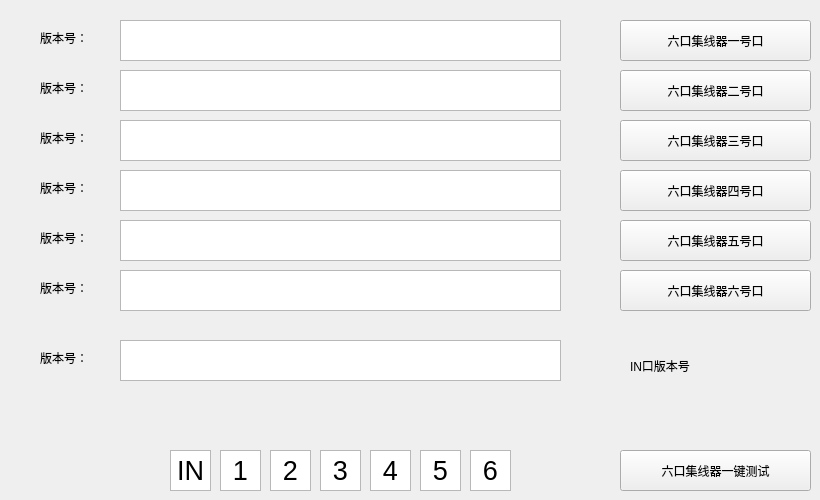
   <widget class="QWidget" name="tab_2">
    <attribute name="title">
     <string>6口集线器</string>
    </attribute>
    <widget class="QPushButton" name="pushButton_2">
     <property name="geometry">
      <rect>
       <x>620</x>
       <y>20</y>
       <width>191</width>
       <height>41</height>
      </rect>
     </property>
     <property name="text">
      <string>六口集线器一号口</string>
     </property>
    </widget>
    <widget class="QTextEdit" name="textEdit_19">
     <property name="geometry">
      <rect>
       <x>120</x>
       <y>20</y>
       <width>441</width>
       <height>41</height>
      </rect>
     </property>
    </widget>
    <widget class="QLabel" name="label_18">
     <property name="geometry">
      <rect>
       <x>40</x>
       <y>30</y>
       <width>61</width>
       <height>16</height>
      </rect>
     </property>
     <property name="text">
      <string>版本号：</string>
     </property>
    </widget>
    <widget class="QLabel" name="label_19">
     <property name="geometry">
      <rect>
       <x>40</x>
       <y>80</y>
       <width>61</width>
       <height>16</height>
      </rect>
     </property>
     <property name="text">
      <string>版本号：</string>
     </property>
    </widget>
    <widget class="QPushButton" name="pushButton_8">
     <property name="geometry">
      <rect>
       <x>620</x>
       <y>70</y>
       <width>191</width>
       <height>41</height>
      </rect>
     </property>
     <property name="text">
      <string>六口集线器二号口</string>
     </property>
    </widget>
    <widget class="QTextEdit" name="textEdit_20">
     <property name="geometry">
      <rect>
       <x>120</x>
       <y>70</y>
       <width>441</width>
       <height>41</height>
      </rect>
     </property>
    </widget>
    <widget class="QLabel" name="label_20">
     <property name="geometry">
      <rect>
       <x>40</x>
       <y>130</y>
       <width>61</width>
       <height>16</height>
      </rect>
     </property>
     <property name="text">
      <string>版本号：</string>
     </property>
    </widget>
    <widget class="QPushButton" name="pushButton_9">
     <property name="geometry">
      <rect>
       <x>620</x>
       <y>120</y>
       <width>191</width>
       <height>41</height>
      </rect>
     </property>
     <property name="text">
      <string>六口集线器三号口</string>
     </property>
    </widget>
    <widget class="QTextEdit" name="textEdit_21">
     <property name="geometry">
      <rect>
       <x>120</x>
       <y>120</y>
       <width>441</width>
       <height>41</height>
      </rect>
     </property>
    </widget>
    <widget class="QLabel" name="label_21">
     <property name="geometry">
      <rect>
       <x>40</x>
       <y>180</y>
       <width>61</width>
       <height>16</height>
      </rect>
     </property>
     <property name="text">
      <string>版本号：</string>
     </property>
    </widget>
    <widget class="QPushButton" name="pushButton_10">
     <property name="geometry">
      <rect>
       <x>620</x>
       <y>170</y>
       <width>191</width>
       <height>41</height>
      </rect>
     </property>
     <property name="text">
      <string>六口集线器四号口</string>
     </property>
    </widget>
    <widget class="QTextEdit" name="textEdit_22">
     <property name="geometry">
      <rect>
       <x>120</x>
       <y>170</y>
       <width>441</width>
       <height>41</height>
      </rect>
     </property>
    </widget>
    <widget class="QLabel" name="label_22">
     <property name="geometry">
      <rect>
       <x>40</x>
       <y>230</y>
       <width>61</width>
       <height>16</height>
      </rect>
     </property>
     <property name="text">
      <string>版本号：</string>
     </property>
    </widget>
    <widget class="QPushButton" name="pushButton_11">
     <property name="geometry">
      <rect>
       <x>620</x>
       <y>220</y>
       <width>191</width>
       <height>41</height>
      </rect>
     </property>
     <property name="text">
      <string>六口集线器五号口</string>
     </property>
    </widget>
    <widget class="QTextEdit" name="textEdit_23">
     <property name="geometry">
      <rect>
       <x>120</x>
       <y>220</y>
       <width>441</width>
       <height>41</height>
      </rect>
     </property>
    </widget>
    <widget class="QLabel" name="label_23">
     <property name="geometry">
      <rect>
       <x>40</x>
       <y>280</y>
       <width>61</width>
       <height>16</height>
      </rect>
     </property>
     <property name="text">
      <string>版本号：</string>
     </property>
    </widget>
    <widget class="QPushButton" name="pushButton_12">
     <property name="geometry">
      <rect>
       <x>620</x>
       <y>270</y>
       <width>191</width>
       <height>41</height>
      </rect>
     </property>
     <property name="text">
      <string>六口集线器六号口</string>
     </property>
    </widget>
    <widget class="QTextEdit" name="textEdit_24">
     <property name="geometry">
      <rect>
       <x>120</x>
       <y>270</y>
       <width>441</width>
       <height>41</height>
      </rect>
     </property>
    </widget>
    <widget class="QPushButton" name="pushButton_13">
     <property name="geometry">
      <rect>
       <x>620</x>
       <y>450</y>
       <width>191</width>
       <height>41</height>
      </rect>
     </property>
     <property name="text">
      <string>六口集线器一键测试</string>
     </property>
    </widget>
    <widget class="QTextEdit" name="textEdit_25">
     <property name="geometry">
      <rect>
       <x>320</x>
       <y>450</y>
       <width>41</width>
       <height>41</height>
      </rect>
     </property>
     <property name="html">
      <string>&lt;!DOCTYPE HTML PUBLIC &quot;-//W3C//DTD HTML 4.0//EN&quot; &quot;http://www.w3.org/TR/REC-html40/strict.dtd&quot;&gt;
&lt;html&gt;&lt;head&gt;&lt;meta name=&quot;qrichtext&quot; content=&quot;1&quot; /&gt;&lt;style type=&quot;text/css&quot;&gt;
p, li { white-space: pre-wrap; }
&lt;/style&gt;&lt;/head&gt;&lt;body style=&quot; font-family:'SimSun'; font-size:9pt; font-weight:400; font-style:normal;&quot;&gt;
&lt;p align=&quot;center&quot; style=&quot; margin-top:0px; margin-bottom:0px; margin-left:0px; margin-right:0px; -qt-block-indent:0; text-indent:0px;&quot;&gt;&lt;span style=&quot; font-size:20pt;&quot;&gt;3&lt;/span&gt;&lt;/p&gt;&lt;/body&gt;&lt;/html&gt;</string>
     </property>
    </widget>
    <widget class="QTextEdit" name="textEdit_35">
     <property name="geometry">
      <rect>
       <x>470</x>
       <y>450</y>
       <width>41</width>
       <height>41</height>
      </rect>
     </property>
     <property name="html">
      <string>&lt;!DOCTYPE HTML PUBLIC &quot;-//W3C//DTD HTML 4.0//EN&quot; &quot;http://www.w3.org/TR/REC-html40/strict.dtd&quot;&gt;
&lt;html&gt;&lt;head&gt;&lt;meta name=&quot;qrichtext&quot; content=&quot;1&quot; /&gt;&lt;style type=&quot;text/css&quot;&gt;
p, li { white-space: pre-wrap; }
&lt;/style&gt;&lt;/head&gt;&lt;body style=&quot; font-family:'SimSun'; font-size:9pt; font-weight:400; font-style:normal;&quot;&gt;
&lt;p align=&quot;center&quot; style=&quot; margin-top:0px; margin-bottom:0px; margin-left:0px; margin-right:0px; -qt-block-indent:0; text-indent:0px;&quot;&gt;&lt;span style=&quot; font-size:20pt;&quot;&gt;6&lt;/span&gt;&lt;/p&gt;&lt;/body&gt;&lt;/html&gt;</string>
     </property>
    </widget>
    <widget class="QTextEdit" name="textEdit_36">
     <property name="geometry">
      <rect>
       <x>270</x>
       <y>450</y>
       <width>41</width>
       <height>41</height>
      </rect>
     </property>
     <property name="html">
      <string>&lt;!DOCTYPE HTML PUBLIC &quot;-//W3C//DTD HTML 4.0//EN&quot; &quot;http://www.w3.org/TR/REC-html40/strict.dtd&quot;&gt;
&lt;html&gt;&lt;head&gt;&lt;meta name=&quot;qrichtext&quot; content=&quot;1&quot; /&gt;&lt;style type=&quot;text/css&quot;&gt;
p, li { white-space: pre-wrap; }
&lt;/style&gt;&lt;/head&gt;&lt;body style=&quot; font-family:'SimSun'; font-size:9pt; font-weight:400; font-style:normal;&quot;&gt;
&lt;p align=&quot;center&quot; style=&quot; margin-top:0px; margin-bottom:0px; margin-left:0px; margin-right:0px; -qt-block-indent:0; text-indent:0px;&quot;&gt;&lt;span style=&quot; font-size:20pt;&quot;&gt;2&lt;/span&gt;&lt;/p&gt;&lt;/body&gt;&lt;/html&gt;</string>
     </property>
    </widget>
    <widget class="QTextEdit" name="textEdit_37">
     <property name="geometry">
      <rect>
       <x>170</x>
       <y>450</y>
       <width>41</width>
       <height>41</height>
      </rect>
     </property>
     <property name="html">
      <string>&lt;!DOCTYPE HTML PUBLIC &quot;-//W3C//DTD HTML 4.0//EN&quot; &quot;http://www.w3.org/TR/REC-html40/strict.dtd&quot;&gt;
&lt;html&gt;&lt;head&gt;&lt;meta name=&quot;qrichtext&quot; content=&quot;1&quot; /&gt;&lt;style type=&quot;text/css&quot;&gt;
p, li { white-space: pre-wrap; }
&lt;/style&gt;&lt;/head&gt;&lt;body style=&quot; font-family:'SimSun'; font-size:9pt; font-weight:400; font-style:normal;&quot;&gt;
&lt;p align=&quot;center&quot; style=&quot; margin-top:0px; margin-bottom:0px; margin-left:0px; margin-right:0px; -qt-block-indent:0; text-indent:0px;&quot;&gt;&lt;span style=&quot; font-size:20pt;&quot;&gt;IN&lt;/span&gt;&lt;/p&gt;&lt;/body&gt;&lt;/html&gt;</string>
     </property>
    </widget>
    <widget class="QTextEdit" name="textEdit_38">
     <property name="geometry">
      <rect>
       <x>420</x>
       <y>450</y>
       <width>41</width>
       <height>41</height>
      </rect>
     </property>
     <property name="html">
      <string>&lt;!DOCTYPE HTML PUBLIC &quot;-//W3C//DTD HTML 4.0//EN&quot; &quot;http://www.w3.org/TR/REC-html40/strict.dtd&quot;&gt;
&lt;html&gt;&lt;head&gt;&lt;meta name=&quot;qrichtext&quot; content=&quot;1&quot; /&gt;&lt;style type=&quot;text/css&quot;&gt;
p, li { white-space: pre-wrap; }
&lt;/style&gt;&lt;/head&gt;&lt;body style=&quot; font-family:'SimSun'; font-size:9pt; font-weight:400; font-style:normal;&quot;&gt;
&lt;p align=&quot;center&quot; style=&quot; margin-top:0px; margin-bottom:0px; margin-left:0px; margin-right:0px; -qt-block-indent:0; text-indent:0px;&quot;&gt;&lt;span style=&quot; font-size:20pt;&quot;&gt;5&lt;/span&gt;&lt;/p&gt;&lt;/body&gt;&lt;/html&gt;</string>
     </property>
    </widget>
    <widget class="QTextEdit" name="textEdit_39">
     <property name="geometry">
      <rect>
       <x>370</x>
       <y>450</y>
       <width>41</width>
       <height>41</height>
      </rect>
     </property>
     <property name="html">
      <string>&lt;!DOCTYPE HTML PUBLIC &quot;-//W3C//DTD HTML 4.0//EN&quot; &quot;http://www.w3.org/TR/REC-html40/strict.dtd&quot;&gt;
&lt;html&gt;&lt;head&gt;&lt;meta name=&quot;qrichtext&quot; content=&quot;1&quot; /&gt;&lt;style type=&quot;text/css&quot;&gt;
p, li { white-space: pre-wrap; }
&lt;/style&gt;&lt;/head&gt;&lt;body style=&quot; font-family:'SimSun'; font-size:9pt; font-weight:400; font-style:normal;&quot;&gt;
&lt;p align=&quot;center&quot; style=&quot; margin-top:0px; margin-bottom:0px; margin-left:0px; margin-right:0px; -qt-block-indent:0; text-indent:0px;&quot;&gt;&lt;span style=&quot; font-size:20pt;&quot;&gt;4&lt;/span&gt;&lt;/p&gt;&lt;/body&gt;&lt;/html&gt;</string>
     </property>
    </widget>
    <widget class="QTextEdit" name="textEdit_40">
     <property name="geometry">
      <rect>
       <x>220</x>
       <y>450</y>
       <width>41</width>
       <height>41</height>
      </rect>
     </property>
     <property name="html">
      <string>&lt;!DOCTYPE HTML PUBLIC &quot;-//W3C//DTD HTML 4.0//EN&quot; &quot;http://www.w3.org/TR/REC-html40/strict.dtd&quot;&gt;
&lt;html&gt;&lt;head&gt;&lt;meta name=&quot;qrichtext&quot; content=&quot;1&quot; /&gt;&lt;style type=&quot;text/css&quot;&gt;
p, li { white-space: pre-wrap; }
&lt;/style&gt;&lt;/head&gt;&lt;body style=&quot; font-family:'SimSun'; font-size:9pt; font-weight:400; font-style:normal;&quot;&gt;
&lt;p align=&quot;center&quot; style=&quot; margin-top:0px; margin-bottom:0px; margin-left:0px; margin-right:0px; -qt-block-indent:0; text-indent:0px;&quot;&gt;&lt;span style=&quot; font-size:20pt;&quot;&gt;1&lt;/span&gt;&lt;/p&gt;&lt;/body&gt;&lt;/html&gt;</string>
     </property>
    </widget>
    <widget class="QTextEdit" name="textEdit_49">
     <property name="geometry">
      <rect>
       <x>120</x>
       <y>340</y>
       <width>441</width>
       <height>41</height>
      </rect>
     </property>
    </widget>
    <widget class="QLabel" name="label_33">
     <property name="geometry">
      <rect>
       <x>40</x>
       <y>350</y>
       <width>61</width>
       <height>16</height>
      </rect>
     </property>
     <property name="text">
      <string>版本号：</string>
     </property>
    </widget>
    <widget class="QLabel" name="label_58">
     <property name="geometry">
      <rect>
       <x>630</x>
       <y>350</y>
       <width>81</width>
       <height>31</height>
      </rect>
     </property>
     <property name="text">
      <string>IN口版本号</string>
     </property>
    </widget>
   </widget>
